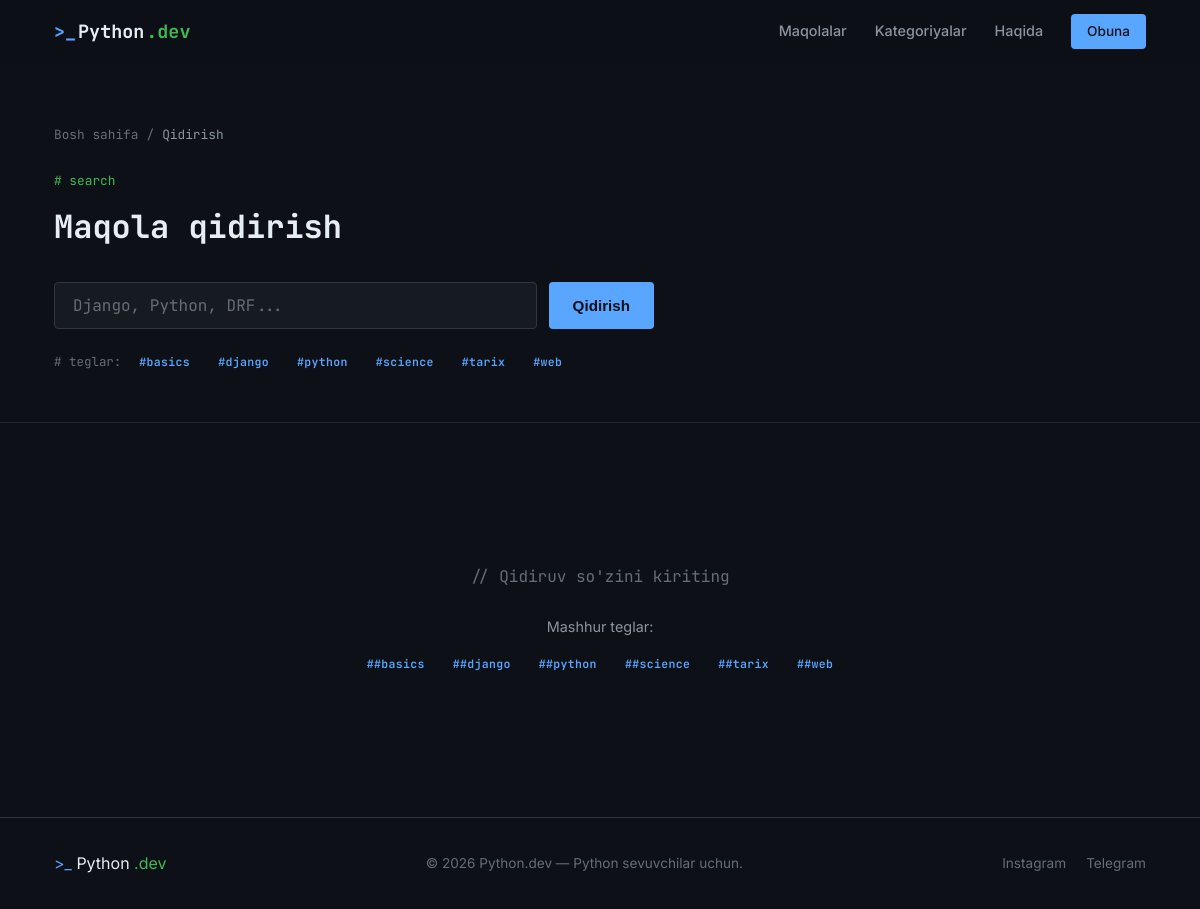
The app's page /search/ with its own data.
### blog/models.py (models this page shows, shortened)
class Tag(models.Model):
    name = models.CharField(max_length=50, unique=True, verbose_name="Teg")
    slug = models.SlugField(max_length=50, unique=True, blank=True)
    class Meta:
        verbose_name = "Teg"
        verbose_name_plural = "Teglar"
        ordering = ["name"]

### blog/views.py (the view, shortened to what this page needs)
# urls.py: path("search/", views.search, name="search"),
def search(request):
    query   = request.GET.get("q", "").strip()
    results = []
    paginator     = Paginator(results, per_page=6)
    articles_page = paginator.get_page(request.GET.get("page", 1))
    ctx = _base_context()
    ctx.update({
        "query":         query,
        "articles_page": articles_page,
        "result_count":  paginator.count,
        "tags":          Tag.objects.all(),
    })
    return render(request, "blog/search.html", ctx)

### blog/views.py (called while the page is built)
def _base_context():
    return {
        "categories": Category.objects.annotate(
            article_count=Count(
                "articles",
                filter=Q(articles__status=Article.STATUS_PUBLISHED),
            )
        ).order_by("name"),
    }

### templates/blog/search.html (shortened to what this page needs)
{% load static %}
<!DOCTYPE html>
<html lang="uz">
<head>
  <link rel="stylesheet" href="{% static 'style.css' %}" />
</head>
<body>
  <header class="navbar" id="navbar">
    <div class="container nav-inner">
      <a href="{% url 'blog:index' %}" class="logo">
        <span class="logo-bracket">&gt;_</span>
        <span class="logo-text">Python</span>
        <span class="logo-dot">.dev</span>
      </a>
      <nav class="nav-links">
        <a href="{% url 'blog:index' %}#articles">Maqolalar</a>
        <a href="{% url 'blog:index' %}#categories">Kategoriyalar</a>
        <a href="{% url 'blog:index' %}#about">Haqida</a>
        <a href="{% url 'blog:index' %}#newsletter" class="btn-nav">Obuna</a>
      </nav>
    </div>
  </header>
  <section style="padding-top: calc(var(--nav-h) + 60px); padding-bottom: 48px; border-bottom: 1px solid var(--border-light);">
    <div class="container">
      <div class="breadcrumb">
        <a href="{% url 'blog:index' %}">Bosh sahifa</a>
        <span>/</span>
        <span>Qidirish</span>
      </div>
      <div style="margin-top: 20px;">
        <span class="section-tag"># search</span>
        <h1 style="font-family: var(--font-mono); font-size: clamp(1.5rem,3vw,2rem); font-weight:700; color:var(--text); margin-top:6px;">
          {% if query %}
            <span style="color:var(--text-muted);">qidiruv:</span> "{{ query }}"
          {% else %}
            Maqola qidirish
          {% endif %}
        </h1>
      </div>
      <form method="get" action="{% url 'blog:search' %}" class="search-hero-form">
        <input
          type="text"
          name="q"
          value="{{ query }}"
          placeholder="Django, Python, DRF..."
          class="search-hero-input"
          autofocus
        />
        <button type="submit" class="btn-primary" style="white-space:nowrap;">Qidirish</button>
      </form>
      {% if tags %}
      <div class="search-tags-row">
        <span style="font-family:var(--font-mono); font-size:0.78rem; color:var(--text-muted);"># teglar:</span>
        {% for tag in tags %}
          <a href="{% url 'blog:search' %}?q={{ tag.name }}" class="tag">{{ tag.name }}</a>
        {% endfor %}
      </div>
      {% endif %}
    </div>
  </section>
  <section class="all-articles" style="border-top:none;">
    <div class="container">
      {% if query %}
        {% if articles_page.object_list %}
          <div class="list-grid">
            {% for article in articles_page %}
              <article class="list-card">
                <div class="list-main">
                  <div class="card-tag-row">
                    {% if article.category %}
                      <span class="tag {{ article.category.color }}">{{ article.category.name }}</span>
                    {% endif %}
                    <span class="read-time">{{ article.read_time }} daqiqa</span>
                    <span class="date" style="margin-left:auto;">{{ article.published_at|date:"d M Y" }}</span>
                  </div>
                  <h2 class="card-title" style="font-size:1.1rem; margin-top:10px;">
                    <a href="{{ article.get_absolute_url }}">{{ article.title }}</a>
                  </h2>
                  <p class="card-excerpt">{{ article.subtitle }}</p>
                  {% if article.tags.all %}
                  <div style="display:flex; gap:6px; flex-wrap:wrap; margin-top:10px;">
                    {% for tag in article.tags.all %}
                      <a href="{% url 'blog:search' %}?q={{ tag.name }}" class="tag" style="font-size:0.68rem;">
                        #{{ tag.name }}
                      </a>
                    {% endfor %}
                  </div>
                  {% endif %}
                  <div style="display:flex; align-items:center; justify-content:space-between; flex-wrap:wrap; gap:8px; margin-top:14px;">
                    <div class="author">
                      {% if article.author %}
                        <div class="avatar">{{ article.author.avatar_letter }}</div>
                        <span style="font-size:0.85rem; color:var(--text-secondary);">{{ article.author }}</span>
                      {% endif %}
                    </div>
                    <a href="{{ article.get_absolute_url }}" class="btn-ghost" style="padding:5px 14px; font-size:0.8rem;">
                      O'qish →
                    </a>
                  </div>
                </div>
                {% if article.image %}
                  <div style="display:flex; align-items:flex-start; padding:16px 0 16px 16px; flex-shrink:0;">
                    <img src="{{ article.image.url }}" alt="{{ article.title }}" class="search-image-thumb" />
                  </div>
                {% elif article.code_snippet %}
                  <div class="list-code">
                    <pre><code>{{ article.code_snippet }}</code></pre>
                  </div>
                {% endif %}
              </article>
            {% endfor %}
          </div>
          {% if articles_page.has_other_pages %}
          <div class="pagination" style="display:flex; justify-content:center; gap:8px; margin-top:40px;">
            {% if articles_page.has_previous %}
              <a href="?q={{ query }}&page={{ articles_page.previous_page_number }}"
                 class="btn-ghost" style="padding:8px 16px;">← Oldingi</a>
            {% endif %}
            {% for num in articles_page.paginator.page_range %}
              {% if articles_page.number == num %}
                <span class="btn-primary" style="padding:8px 14px;">{{ num }}</span>
              {% elif num > articles_page.number|add:'-3' and num < articles_page.number|add:'3' %}
                <a href="?q={{ query }}&page={{ num }}"
                   class="btn-ghost" style="padding:8px 14px;">{{ num }}</a>
              {% endif %}
            {% endfor %}
            {% if articles_page.has_next %}
              <a href="?q={{ query }}&page={{ articles_page.next_page_number }}"
                 class="btn-ghost" style="padding:8px 16px;">Keyingi →</a>
            {% endif %}
          </div>
          {% endif %}
        {% else %}
          <div style="text-align:center; padding:80px 0;">
            <div style="font-family:var(--font-mono); font-size:3rem; margin-bottom:16px;">🔍</div>
            <p style="font-family:var(--font-mono); font-size:1.1rem; color:var(--text-muted);">
              // "{{ query }}" bo'yicha natija topilmadi
            </p>
            <p style="color:var(--text-muted); margin-top:10px; font-size:0.9rem;">
              Imlo xatolarini tekshiring yoki qisqaroq so'z sinab ko'ring.
            </p>
            <div style="margin-top:28px; display:flex; gap:12px; justify-content:center; flex-wrap:wrap;">
              <a href="{% url 'blog:index' %}" class="btn-ghost">← Bosh sahifa</a>
              <a href="{% url 'blog:search' %}" class="btn-primary">Yangi qidiruv</a>
            </div>
          </div>
        {% endif %}
      {% else %}
        <div style="text-align:center; padding:60px 0;">
          <p style="font-family:var(--font-mono); color:var(--text-muted); font-size:1rem;">
            // Qidiruv so'zini kiriting
          </p>
          {% if tags %}
          <div style="margin-top:24px;">
            <p style="color:var(--text-secondary); font-size:0.9rem; margin-bottom:12px;">Mashhur teglar:</p>
            <div style="display:flex; gap:8px; flex-wrap:wrap; justify-content:center;">
              {% for tag in tags %}
                <a href="{% url 'blog:search' %}?q={{ tag.name }}" class="tag">#{{ tag.name }}</a>
              {% endfor %}
            </div>
          </div>
          {% endif %}
        </div>
      {% endif %}
    </div>
  </section>
  <footer class="footer">
    <div class="container footer-inner">
      <div class="footer-logo">
        <span class="logo-bracket">&gt;_</span>
        <span class="logo-text">Python</span>
        <span class="logo-dot">.dev</span>
      </div>
      <p class="footer-copy">© {% now "Y" %} Python.dev — Python sevuvchilar uchun.</p>
      <div class="footer-links">
        <a href="https://www.instagram.com/style_km1.v_" target="_blank" rel="noopener">Instagram</a>
        <a href="https://t.me/thebckndder" target="_blank" rel="noopener">Telegram</a>
      </div>
    </div>
  </footer>
</body>
</html>

### static/style.css (style rules this page uses)
:root { --bg: #0D1117; --bg-card: #161B22; --bg-card-hover: #1C2128; --bg-code: #0D1117; --border: #30363D; --border-light: #21262D; --text: #E6EDF3; --text-secondary: #8B949E; --text-muted: #656D76; --accent-blue: #58A6FF; --accent-green: #3FB950; --accent-purple: #A371F7; --accent-orange: #F0883E; --accent-red: #FF7B72; --font-mono: 'JetBrains Mono', 'Fira Code', monospace; --font-body: 'Inter', system-ui, sans-serif; --radius: 8px; --radius-sm: 4px; --nav-h: 64px; --max-w: 1140px; --transition: 0.2s ease; }
*, *::before, *::after { box-sizing: border-box; margin: 0; padding: 0; }
html { scroll-behavior: smooth; }
body { background: var(--bg); color: var(--text); font-family: var(--font-body); font-size: 16px; line-height: 1.7; -webkit-font-smoothing: antialiased; }
a { color: var(--accent-blue); text-decoration: none; transition: color var(--transition); }
.container { max-width: var(--max-w); margin: 0 auto; padding: 0 24px; }
.navbar { position: fixed; top: 0; left: 0; right: 0; z-index: 100; background: rgba(13,17,23,0.8); backdrop-filter: blur(12px); border-bottom: 1px solid transparent; transition: border-color var(--transition), background var(--transition); height: var(--nav-h); display: flex; flex-direction: column; justify-content: center; }
.nav-inner { display: flex; justify-content: space-between; align-items: center; width: 100%; }
.logo { font-family: var(--font-mono); font-weight: 700; font-size: 1.15rem; text-decoration: none; color: var(--text); display: flex; align-items: center; gap: 2px; }
.logo-bracket { color: var(--accent-blue); }
.logo-text { color: var(--text); }
.logo-dot { color: var(--accent-green); }
.nav-links { display: flex; align-items: center; gap: 28px; }
.nav-links a { font-size: 0.9rem; color: var(--text-secondary); font-weight: 500; transition: color var(--transition); }
.btn-nav { background: var(--accent-blue) !important; color: #0D1117 !important; padding: 6px 16px; border-radius: var(--radius-sm); font-weight: 600; font-size: 0.85rem !important; }
.btn-primary { background: var(--accent-blue); color: #0D1117; padding: 10px 24px; border-radius: var(--radius-sm); font-weight: 600; font-size: 0.95rem; border: none; cursor: pointer; transition: background var(--transition), transform var(--transition); display: inline-block; text-decoration: none; }
.featured, .all-articles, .categories, .about, .newsletter, .related-section { padding: 80px 0; border-top: 1px solid var(--border-light); }
.section-tag { font-family: var(--font-mono); font-size: 0.8rem; color: var(--accent-green); display: block; margin-bottom: 8px; }
.tag { font-family: var(--font-mono); font-size: 0.72rem; font-weight: 600; padding: 3px 10px; border-radius: var(--radius-sm); letter-spacing: 0.03em; }
.footer { border-top: 1px solid var(--border); padding: 32px 0; }
.footer-inner { display: flex; align-items: center; justify-content: space-between; gap: 16px; flex-wrap: wrap; }
.footer-copy { font-size: 0.85rem; color: var(--text-muted); }
.footer-links { display: flex; gap: 20px; }
.footer-links a { font-size: 0.85rem; color: var(--text-muted); }
.breadcrumb { font-family: var(--font-mono); font-size: 0.8rem; color: var(--text-muted); margin-bottom: 24px; display: flex; align-items: center; gap: 8px; }
.breadcrumb a { color: var(--text-muted); }
.breadcrumb span:last-child { color: var(--text-secondary); }

### templates/blog/search.html (style rules this page uses)
.search-hero-form { display: flex; gap: 12px; max-width: 600px; margin-top: 28px; }
.search-hero-input { flex: 1; background: var(--bg-card); border: 1px solid var(--border); border-radius: var(--radius-sm); color: var(--text); font-family: var(--font-mono); font-size: 1rem; padding: 12px 18px; outline: none; transition: border-color var(--transition); }
.search-hero-input::placeholder { color: var(--text-muted); }
.search-tags-row { display: flex; gap: 8px; flex-wrap: wrap; align-items: center; margin-top: 20px; }

### records on screen
Tag: name "#basics"
Tag: name "#django"
Tag: name "#python"
Tag: name "#science"
Tag: name "#tarix"
Tag: name "#web"
